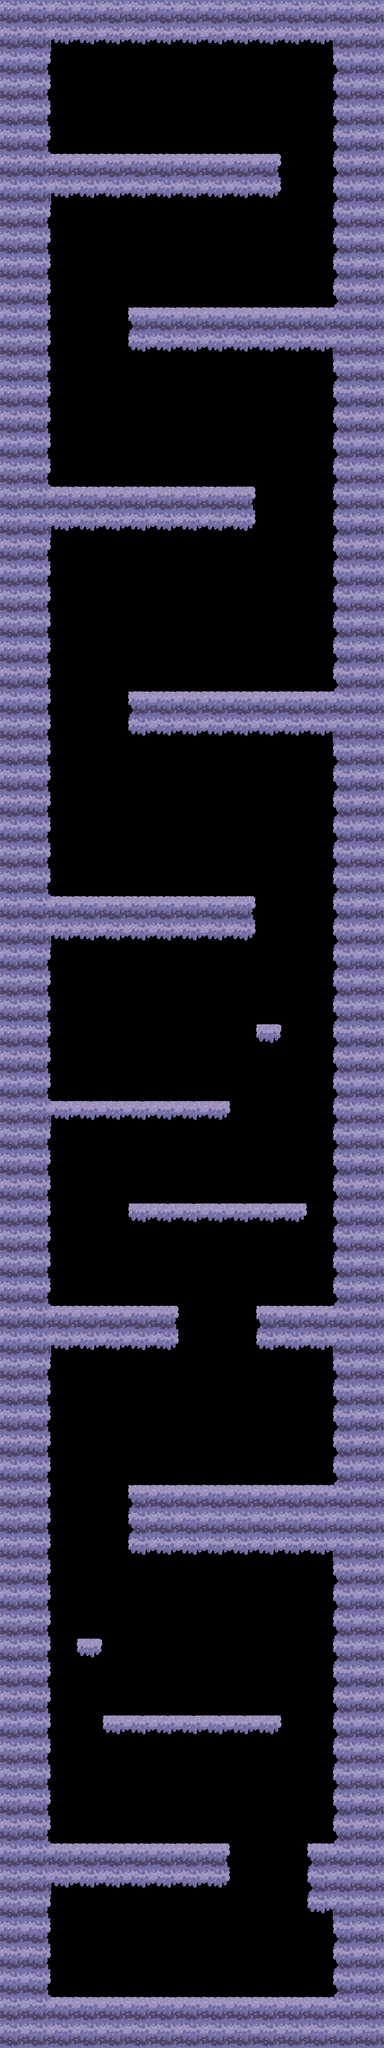

This game map was drawn from its Tiled (.tmx) file and the tilesets committed beside it. A one-line description and the full map source follow:
An orthogonal 15x80 tile map with 182x182 px tiles, 1 tile layer (Capa de patrones 1), 2 tilesets and 46 objects.

<map version="1.10" tiledversion="1.10.2" orientation="orthogonal" renderorder="right-down" width="15" height="80" tilewidth="182" tileheight="182" infinite="0" nextlayerid="6" nextobjectid="68">
 <tileset firstgid="1" source="World2.tsx" />
 <tileset firstgid="10" source="World4.tsx" />
 <layer id="1" name="Capa de patrones 1" width="15" height="80">
  <data encoding="csv">
5,5,5,5,5,5,5,5,5,5,5,5,5,5,5,
5,5,8,8,8,8,8,8,8,8,8,8,8,5,5,
5,6,0,0,0,0,0,0,0,0,0,0,0,4,5,
5,6,0,0,0,0,0,0,0,0,0,0,0,4,5,
5,6,0,0,0,0,0,0,0,0,0,0,0,4,5,
5,6,0,0,0,0,0,0,0,0,0,0,0,4,5,
5,5,2,2,2,2,2,2,2,2,3,0,0,4,5,
5,5,8,8,8,8,8,8,8,8,9,0,0,4,5,
5,6,0,0,0,0,0,0,0,0,0,0,0,4,5,
5,6,0,0,0,0,0,0,0,0,0,0,0,4,5,
5,6,0,0,0,0,0,0,0,0,0,0,0,4,5,
5,6,0,0,0,0,0,0,0,0,0,0,0,4,5,
5,6,0,0,0,1,2,2,2,2,2,2,2,5,5,
5,6,0,0,0,7,8,8,8,8,8,8,8,5,5,
5,6,0,0,0,0,0,0,0,0,0,0,0,4,5,
5,6,0,0,0,0,0,0,0,0,0,0,0,4,5,
5,6,0,0,0,0,0,0,0,0,0,0,0,4,5,
5,6,0,0,0,0,0,0,0,0,0,0,0,4,5,
5,6,0,0,0,0,0,0,0,0,0,0,0,4,5,
5,5,2,2,2,2,2,2,2,3,0,0,0,4,5,
5,5,8,8,8,8,8,8,8,9,0,0,0,4,5,
5,6,0,0,0,0,0,0,0,0,0,0,0,4,5,
5,6,0,0,0,0,0,0,0,0,0,0,0,4,5,
5,6,0,0,0,0,0,0,0,0,0,0,0,4,5,
5,6,0,0,0,0,0,0,0,0,0,0,0,4,5,
5,6,0,0,0,0,0,0,0,0,0,0,0,4,5,
5,6,0,0,0,0,0,0,0,0,0,0,0,4,5,
5,6,0,0,0,1,2,2,2,2,2,2,2,5,5,
5,6,0,0,0,7,8,8,8,8,8,8,8,5,5,
5,6,0,0,0,0,0,0,0,0,0,0,0,4,5,
5,6,0,0,0,0,0,0,0,0,0,0,0,4,5,
5,6,0,0,0,0,0,0,0,0,0,0,0,4,5,
5,6,0,0,0,0,0,0,0,0,0,0,0,4,5,
5,6,0,0,0,0,0,0,0,0,0,0,0,4,5,
5,6,0,0,0,0,0,0,0,0,0,0,0,4,5,
5,5,2,2,2,2,2,2,2,3,0,0,0,4,5,
5,5,8,8,8,8,8,8,8,9,0,0,0,4,5,
5,6,0,0,0,0,0,0,0,0,0,0,0,4,5,
5,6,0,0,0,0,0,0,0,0,0,0,0,4,5,
5,6,0,0,0,0,0,0,0,0,0,0,0,4,5,
5,6,0,0,0,0,0,0,0,0,14,0,0,4,5,
5,6,0,0,0,0,0,0,0,0,0,0,0,4,5,
5,6,0,0,0,0,0,0,0,0,0,0,0,4,5,
5,5,11,11,11,11,11,11,12,0,0,0,0,4,5,
5,6,0,0,0,0,0,0,0,0,0,0,0,4,5,
5,6,0,0,0,0,0,0,0,0,0,0,0,4,5,
5,6,0,0,0,0,0,0,0,0,0,0,0,4,5,
5,6,0,0,0,10,11,11,11,11,11,12,0,4,5,
5,6,0,0,0,0,0,0,0,0,0,0,0,4,5,
5,6,0,0,0,0,0,0,0,0,0,0,0,4,5,
5,6,0,0,0,0,0,0,0,0,0,0,0,4,5,
5,5,2,2,2,2,3,0,0,0,1,2,2,5,5,
5,5,8,8,8,8,9,0,0,0,7,8,8,5,5,
5,6,0,0,0,0,0,0,0,0,0,0,0,4,5,
5,6,0,0,0,0,0,0,0,0,0,0,0,4,5,
5,6,0,0,0,0,0,0,0,0,0,0,0,4,5,
5,6,0,0,0,0,0,0,0,0,0,0,0,4,5,
5,6,0,0,0,0,0,0,0,0,0,0,0,4,5,
5,6,0,0,0,1,2,2,2,2,2,2,2,5,5,
5,6,0,0,0,4,5,5,5,5,5,5,5,5,5,
5,6,0,0,0,7,8,8,8,8,8,8,8,5,5,
5,6,0,0,0,0,0,0,0,0,0,0,0,4,5,
5,6,0,0,0,0,0,0,0,0,0,0,0,4,5,
5,6,0,0,0,0,0,0,0,0,0,0,0,4,5,
5,6,0,14,0,0,0,0,0,0,0,0,0,4,5,
5,6,0,0,0,0,0,0,0,0,0,0,0,4,5,
5,6,0,0,0,0,0,0,0,0,0,0,0,4,5,
5,6,0,0,10,11,11,11,11,11,12,0,0,4,5,
5,6,0,0,0,0,0,0,0,0,0,0,0,4,5,
5,6,0,0,0,0,0,0,0,0,0,0,0,4,5,
5,6,0,0,0,0,0,0,0,0,0,0,0,4,5,
5,6,0,0,0,0,0,0,0,0,0,0,0,4,5,
5,5,2,2,2,2,2,2,3,0,0,0,1,5,5,
5,5,8,8,8,8,8,8,9,0,0,0,4,5,5,
5,6,0,0,0,0,0,0,0,0,0,0,7,5,5,
5,6,0,0,0,0,0,0,0,0,0,0,0,4,5,
5,6,0,0,0,0,0,0,0,0,0,0,0,4,5,
5,6,0,0,0,0,0,0,0,0,0,0,0,4,5,
5,5,2,2,2,2,2,2,2,2,2,2,2,5,5,
5,5,5,5,5,5,5,5,5,5,5,5,5,5,5
</data>
 </layer>
 <objectgroup id="2" name="Capa de Objetos 1">
  <object id="5" x="29.6364" y="1092" width="1962.36" height="288" />
  <object id="7" x="916" y="2184" width="1770.18" height="260" />
  <object id="8" x="29.6364" y="3460" width="1786.36" height="240" />
  <object id="9" x="912" y="4916" width="1776.24" height="242" />
  <object id="10" x="19.5152" y="6374" width="1800.48" height="232" />
  <object id="11" x="1822" y="7286" width="174" height="84" />
  <object id="12" x="23.5758" y="7828" width="1612.42" height="84" />
  <object id="13" x="912" y="8560" width="1266" height="82" />
  <object id="14" x="17.5152" y="9284" width="1244.48" height="254" />
  <object id="15" x="1828" y="9284" width="861.212" height="254" />
  <object id="16" x="916" y="10554" width="1772.24" height="438" />
  <object id="17" x="548" y="11648" width="168" height="80" />
  <object id="18" x="732" y="12196" width="1260" height="86" />
  <object id="19" x="25.6364" y="13104" width="1610.36" height="260" />
  <object id="22" x="23.697" y="14194" width="2672.55" height="344" />
  <object id="23" x="2387.88" y="5221.21" width="300" height="4031.82" />
  <object id="24" x="27.2727" y="0" width="2684.85" height="284.848" />
  <object id="25" x="2190.91" y="13100" width="515.152" height="466.667" />
  <object id="33" x="16.6667" y="1419.7" width="350" height="2015.15" />
  <object id="35" x="3.0303" y="13378.8" width="357.576" height="772.727" />
  <object id="37" x="2384.85" y="13581.8" width="309.091" height="593.939" />
  <object id="40" x="2384.85" y="11039.4" width="324.242" height="2030.3" />
  <object id="42" x="2372.73" y="9566.67" width="315.152" height="957.576" />
  <object id="43" x="15.1515" y="9563.64" width="315.152" height="3493.94" />
  <object id="44" x="15.1515" y="7930.3" width="321.212" height="1309.09" />
  <object id="46" x="12.1212" y="6624.24" width="330.303" height="1154.55" />
  <object id="47" x="15.1515" y="3727.27" width="312.121" height="2603.03" />
  <object id="48" x="6.06061" y="309.091" width="339.394" height="766.667" />
  <object id="49" x="2378.79" y="324.242" width="330.303" height="1824.24" />
  <object id="50" x="2390.91" y="2469.7" width="293.939" height="2421.21" />
 </objectgroup>
 <objectgroup id="3" name="Bolb">
  <object id="53" x="2015.15" y="14154.5">
   <point />
  </object>
  <object id="54" x="681.818" y="13066.7">
   <point />
  </object>
  <object id="55" x="1803.03" y="10524.2">
   <point />
  </object>
  <object id="56" x="663.636" y="7793.94">
   <point />
  </object>
  <object id="57" x="2230.3" y="4900">
   <point />
  </object>
  <object id="58" x="548.485" y="1051.52">
   <point />
  </object>
  <object id="59" x="1596.97" y="1069.7">
   <point />
  </object>
 </objectgroup>
 <objectgroup id="4" name="Slop">
  <object id="60" x="1775.76" y="2160.61">
   <point />
  </object>
  <object id="61" x="572.727" y="3433.33">
   <point />
  </object>
  <object id="62" x="1506.06" y="3430.3">
   <point />
  </object>
  <object id="63" x="551.515" y="6333.33">
   <point />
  </object>
  <object id="64" x="1190.91" y="8533.33">
   <point />
  </object>
  <object id="65" x="1787.88" y="8521.21">
   <point />
  </object>
  <object id="66" x="2203.03" y="9245.45">
   <point />
  </object>
  <object id="67" x="606.061" y="11615.2">
   <point />
  </object>
 </objectgroup>
 <objectgroup id="5" name="Player">
  <object id="52" x="457.576" y="14172.7">
   <point />
  </object>
 </objectgroup>
</map>